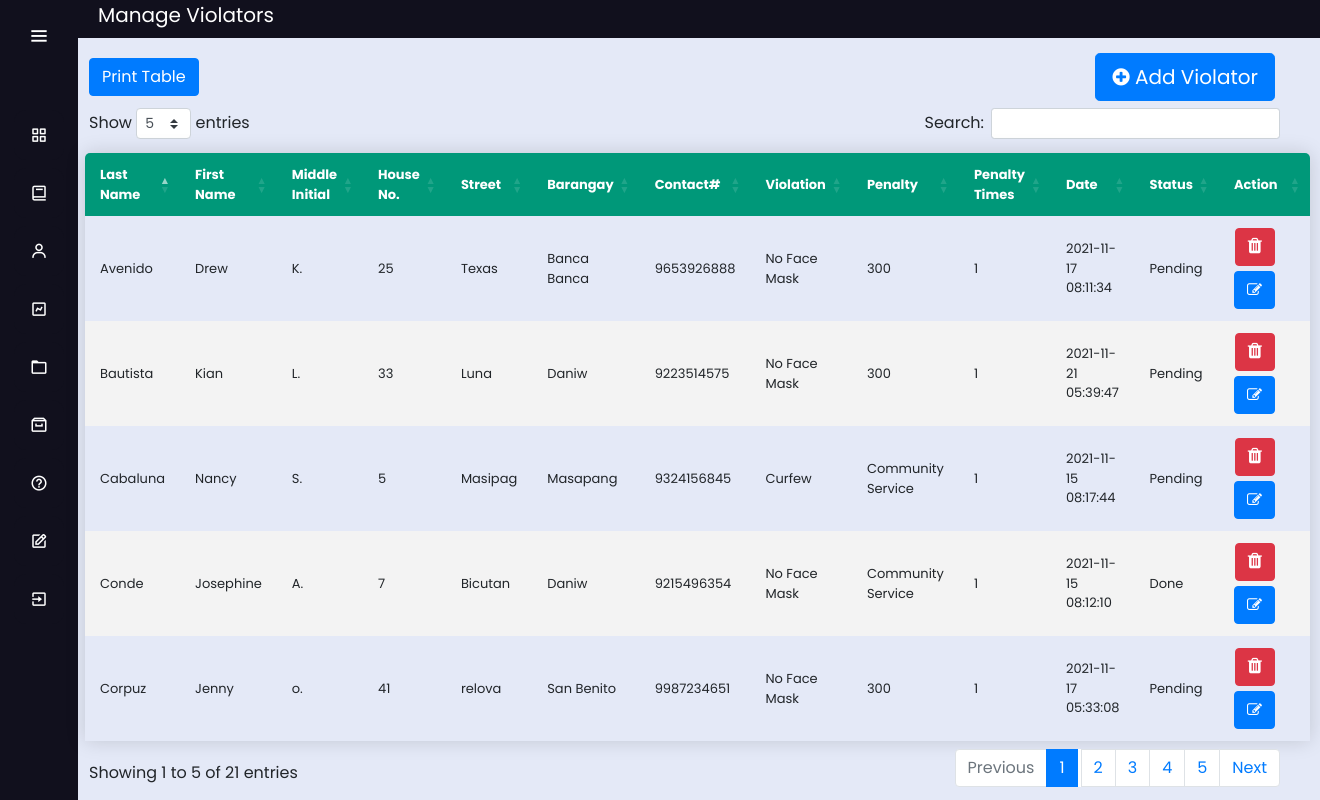
/municipal, run on the app's committed database.
### app.py (models this page shows)
class violators(db.Model):
    id = db.Column(db.Integer, primary_key=True)
    last_name = db.Column(db.String(30))
    last_name = db.Column(db.String(30))
    first_name = db.Column(db.String(30))
    middle_name = db.Column(db.String(30))
    house_number = db.Column(db.String(30))
    street = db.Column(db.String(30))
    barangay = db.Column(db.String(30))
    contact = db.Column(db.Integer)
    violation = db.Column(db.String(30))
    penalty = db.Column(db.String(30))
    total_penalty = db.Column(db.Integer)
    date = db.Column(db.DateTime, nullable=False, default=datetime.utcnow)
    status = db.Column(db.String(30))

### app.py (the view)
@app.route('/municipal')
def municipal():
    conn = get_db_connection()
    municipal = conn.execute("SELECT * FROM violators").fetchall()
    conn.close()
    return render_template('municipal_tab.html', municipal=municipal);

### app.py (called while the page is built)
def get_db_connection():
    conn = sqlite3.connect('database.db')
    conn.row_factory = sqlite3.Row
    return conn
    conn.close()
    c = conn.cursor()

### templates/municipal_tab.html (shortened to what this page needs)
<!DOCTYPE html>
<html lang="en" dir="ltr">
  <head>
    <link rel="stylesheet" href="../static/css/style5.css">
    <link href='https://unpkg.com/boxicons@2.0.7/css/boxicons.min.css' rel='stylesheet'>
    <link rel="stylesheet" href="../static/css/style2.css">
  <link rel="stylesheet" href="https://cdnjs.cloudflare.com/ajax/libs/font-awesome/4.7.0/css/font-awesome.min.css">
  <link rel="stylesheet" href="https://stackpath.bootstrapcdn.com/bootstrap/4.3.1/css/bootstrap.min.css">
  <link rel="stylesheet" type="text/css" href="https://cdn.datatables.net/1.10.23/css/dataTables.bootstrap4.min.css">
  <link rel="stylesheet" type="text/css" href="https://cdnjs.cloudflare.com/ajax/libs/twitter-bootstrap/4.5.2/css/bootstrap.css">
   </head>
<body style="overflow-y: scroll;">
  <div class="sidebar" style="z-index: 1;">
    <div class="logo-details">
        <i class='bx bx-menu' id="btn" ></i>
    </div>
    <br>
    <ul class="nav-list">
      <li>
        <a href="{{ url_for('municipal_dashboard') }}">
          <i class='bx bx-grid-alt'></i>
        </a>
      </li>
      <li>
       <a href="{{ url_for('municipal') }}">
         <i class='bx bx-book' ></i>
       </a>
     </li>
      <li>
       <a href="{{ url_for('municipal_service') }}">
         <i class='bx bx-user' ></i>
       </a>
     </li>
     <li>
       <a href="{{ url_for('municipal_chart') }}">
         <i class='bx bx-chart' ></i>
       </a>
     </li>
     <li>
       <a href="{{ url_for('municipal_logs') }}">
         <i class='bx bx-folder' ></i>
       </a>
     </li>
     <li>
       <a href="{{ url_for('municipal_archive') }}">
         <i class='bx bx-archive' ></i>
       </a>
     </li>
     <li>
       <a href="{{ url_for('municipal_guidelines') }}">
         <i class='bx bx-help-circle' ></i>
       </a>
     </li>
     <li>
       <a href="{{ url_for('more_settings') }}">
         <i class='bx bx-edit' ></i>
       </a>
     </li>
     <li>
       <a href="{{ url_for('login') }}">
         <i class='bx bx-exit' ></i>
       </a>
     </li>
    </ul>
  </div>
  <body>
  <section class="home-section">
<p style="background: #11101D; font-size: 20px; color: white;"> <label style="margin-left: 20px;">Manage Violators </label><label style="float: right; margin-right: 20px;"></label>
      </p></br><br><br>
  <br><br>
<div class="main" style="margin-left: 1px; margin-top: -90px;">
      <br>
  <a href="{{url_for('add', table="municipal")}}" class="btn btn-lg btn-primary" title="Click to Add" style="float: right; margin-right: 5px; margin-top: -55px;"><i class="fa fa-plus-circle" aria-hidden="true"></i> Add Violator</a>
  <input style="float: left; margin-top: -50px; margin-left: ;" type="button" class="btn btn-xs btn-primary" value="Print Table" onclick="myApp.printTable()" />
  <table class="content-table" id="example"  style="width: calc(100% - -30px); margin-left: -4px; font-size: 13px;">
  <thead style="background-color: ;">
  <tr >
    <th>Last Name</th>
    <th>First Name</th>
    <th>Middle Initial</th>
    <th>House No.</th>
    <th>Street</th>
    <th>Barangay</th>
    <th>Contact#</th>
    <th>Violation</th>
    <th>Penalty</th>
    <th>Penalty Times</th>
    <th>Date</th>
    <th>Status</th>
    <th style="width: 110px;">Action</th>
  </tr>
  </thead>
  {%for bb in municipal%}
  <tr>
  <td>{{bb['last_name']}}</td>
  <td>{{bb['first_name']}}</td>
  <td>{{bb['middle_name']}}</td>
  <td>{{bb['house_number']}}</td>
  <td>{{bb['street']}}</td>
    <td>{{bb['barangay']}}</td>
    <td>{{bb['contact']}}</td>
    <td>{{bb['violation']}}</td>
    <td>{{bb['penalty']}}</td>
    <td>{{bb['total_penalty']}}</td>
    <td>{{bb['date']}}</td>
    <td>{{bb['status']}}</td>
    <td>
      <center>
       <a href="{{url_for('delete', table="municipal",id=bb['id'],last_name=bb['last_name'] ,first_name=bb['first_name'] ,middle_name=bb['middle_name'] ,house_number=bb['house_number'] ,street=bb['street'] ,barangay=bb['barangay'] ,contact=bb['contact'] ,violation=bb['violation'] ,penalty=bb['penalty'] ,total_penalty=bb['total_penalty'] ,date=bb['date'] ,status=bb['status'])}}" class="btn btn-xs btn-danger" title="Click to Delete" style="margin-bottom: 5px;"><i class="fa fa-trash" aria-hidden="true" style="font-size: 18px;"></i></a>
      <a href="{{url_for('edit', table="mmvl",id=bb['id'], last_name=bb['last_name'])}}" class="btn btn-xs btn-primary" title="Click to Edit"><i class="fa fa-pencil-square-o" aria-hidden="true" style="font-size: 15px;"></i></a>
      </center>
    </td>
  </tr>
  {%endfor%}
  </table>
  </div>
  </section>
</body>
</html>

### static/css/style5.css (style rules this page uses)
* { margin: 0; padding: 0; box-sizing: border-box; font-family: "Poppins" , sans-serif; }
.sidebar { position: fixed; left: 0; top: 0; height: 100%; width: 78px; background: #11101D; padding: 6px 14px; z-index: 99; transition: all 0.5s ease; }
.sidebar .logo-details { height: 60px; display: flex; align-items: center; position: relative; }
.sidebar .logo-details #btn { position: absolute; top: 50%; right: 0; transform: translateY(-50%); font-size: 22px; transition: all 0.4s ease; font-size: 23px; text-align: center; cursor: pointer; transition: all 0.5s ease; }
.sidebar i { color: #fff; height: 60px; min-width: 50px; font-size: 28px; text-align: center; line-height: 60px; }
.sidebar .nav-list { margin-top: 20px; height: 100%; }
.sidebar li { position: relative; margin: 8px 0; list-style: none; }
.sidebar li a { display: flex; height: 100%; width: 100%; border-radius: 12px; align-items: center; text-decoration: none; transition: all 0.4s ease; background: #11101D; }
.sidebar li i { height: 50px; line-height: 50px; font-size: 18px; border-radius: 12px; }
.home-section { position: relative; background: #E4E9F7; min-height: 100vh; top: 0; left: 78px; width: calc(100% - 78px); transition: all 0.5s ease; z-index: 2; }
.content-table { font-family: "Poppins" , sans-serif; border-collapse: collapse; margin: 25px 0; margin-top: 200px; font-size: 14px; min-width: 400px; border-radius: 5px 5px 0 0; overflow: hidden; box-shadow: 0 0 20px rgba(0, 0, 0, 0.15); margin-left: 20px; width: ; margin-top: -10px; width: calc(100% - 50px); }
.content-table thead tr { background-color: #009879; color: #ffffff; text-align: left; font-weight: bold; }
.content-table th, .content-table td { padding: 12px 15px; }
.content-table tbody tr { border-bottom: 1px solid #dddddd; }
.content-table tbody tr:nth-of-type(even) { background-color: #f3f3f3; }
.content-table tbody tr:last-of-type { border-bottom: 2px solid #009879; }

### static/css/style2.css (style rules this page uses)
body { margin:0px; padding: 0px; background-color:#1b203d; overflow: hidden; font-family: bernard; color: #1b203d; }
.main { margin-top: 50px; margin-left: 315px; margin-right: 30px; padding: 0px 10px; }
.btn { float: right; margin-right: 20px; }
table.dataTable thead .sorting:after, table.dataTable thead .sorting:before, table.dataTable thead .sorting_asc:after, table.dataTable thead .sorting_asc:before, table.dataTable thead .sorting_asc_disabled:after, table.dataTable thead .sorting_asc_disabled:before, table.dataTable thead .sorting_desc:after, table.dataTable thead .sorting_desc:before, table.dataTable thead .sorting_desc_disabled:after, table.dataTable thead .sorting_desc_disabled:before { bottom: .5em; }

### data on the page
violators: last_name "Cabaluna", first_name "Nancy", middle_name "S.", house_number "5", street "Masipag", barangay "Masapang", contact "9324156845", violation "Curfew", penalty "Community Service", total_penalty "1", date "2021-11-15 08:17:44", status "Pending"
violators: last_name "Conde", first_name "Josephine", middle_name "A.", house_number "7", street "Bicutan", barangay "Daniw", contact "9215496354", violation "No Face Mask", penalty "Community Service", total_penalty "1", date "2021-11-15 08:12:10", status "Done"
violators: last_name "Bautista", first_name "Kian", middle_name "L.", house_number "33", street "Luna", barangay "Daniw", contact "9223514575", violation "No Face Mask", penalty "300", total_penalty "1", date "2021-11-21 05:39:47", status "Pending"
violators: last_name "Corpuz", first_name "Jenny", middle_name "o.", house_number "41", street "relova", barangay "San Benito", contact "9987234651", violation "No Face Mask", penalty "300", total_penalty "1", date "2021-11-17 05:33:08", status "Pending"
violators: last_name "Avenido", first_name "Drew", middle_name "K.", house_number "25", street "Texas", barangay "Banca Banca", contact "9653926888", violation "No Face Mask", penalty "300", total_penalty "1", date "2021-11-17 08:11:34", status "Pending"
